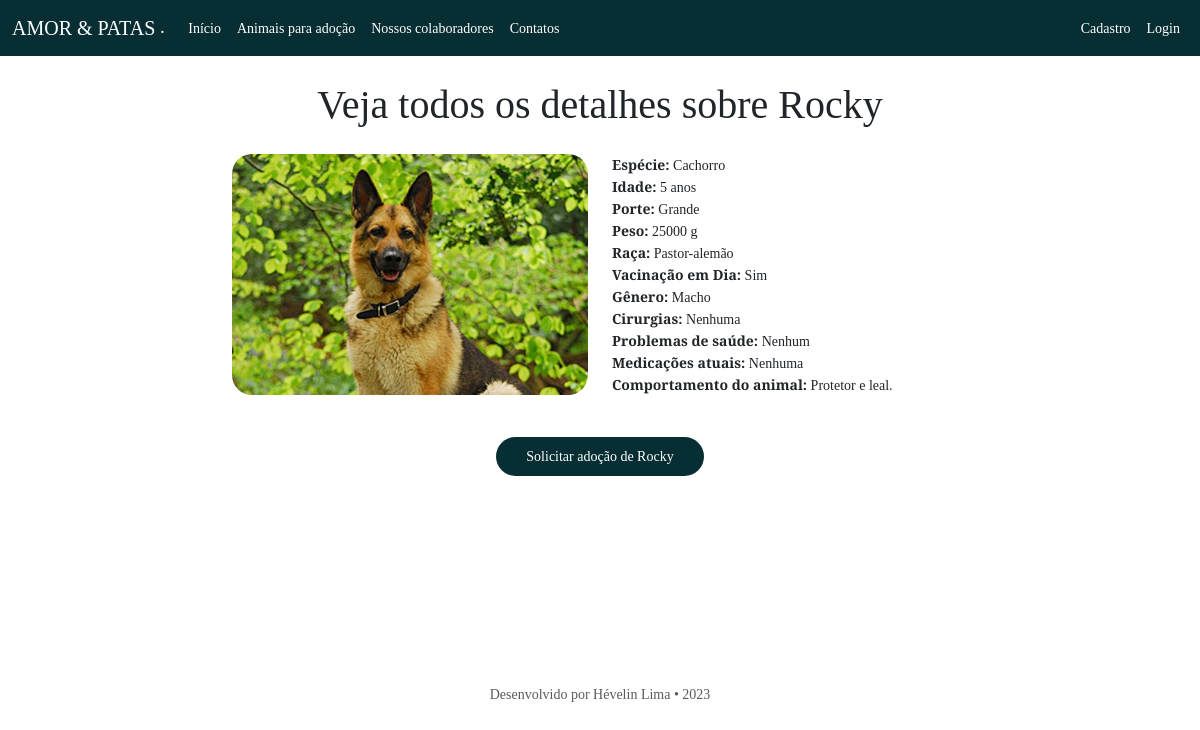
The app's page /card_animal/2 with its own data.
### animais/models.py (models this page shows, shortened)
class Animais(models.Model):
  vacinacao_choices = [
    ("Sim", "Sim"),
    ("Não", "Não")
  ]
  nome = models.CharField(max_length=100)
  especie = models.ForeignKey(Especies, on_delete=models.DO_NOTHING)
  idade = models.IntegerField(validators=[MinValueValidator(0)], default=1)
  porte = models.ForeignKey(Porte, on_delete=models.DO_NOTHING)
  peso = models.IntegerField(validators=[MinValueValidator(0)], default=1)
  raça = models.ForeignKey(Raca, on_delete=models.DO_NOTHING)
  vacinacao_em_dia = models.CharField(max_length=3, choices=vacinacao_choices, default="Sim")
  cirurgias = models.CharField(max_length=200, default='Nenhuma')
  problemas_de_saude = models.CharField(max_length=200, default='Nenhum')
  medicacoes_atuais = models.CharField(max_length=200, default='Nenhuma')
  genero = models.ForeignKey(Genero, on_delete=models.DO_NOTHING)
  comportamento = models.CharField(max_length=255, default='Comportamento padrão')
  photo = models.ImageField(upload_to='MEDIA_URL', blank=True, null=True)
  class Meta:
    verbose_name = "Animal"
    verbose_name_plural = "Registro de animais"
    ordering = ["nome"]

class Especies(models.Model):
  especie = models.CharField(max_length=30)
  nome_cientifico = models.CharField(max_length=30)
  descricao = models.TextField()
  def __str__(self) -> str:
    return self.especie
  class Meta:
    verbose_name = "Espécie"
    ordering = ["especie"]

class Porte(models.Model):
  tipo = models.CharField(max_length=30)
  descrição = models.TextField()
  def __str__(self) -> str:
    return self.tipo

class Raca(models.Model):
  raca = models.CharField(max_length=30)
  descricao = models.TextField()
  especie = models.ForeignKey(Especies, on_delete=models.DO_NOTHING)
  def __str__(self) -> str:
    return self.raca

class Genero(models.Model):
  genero = models.CharField(max_length=30)
  descricao = models.TextField()
  def __str__(self) -> str:
    return self.genero

### base/views.py (the view)
# urls.py: path('card_animal/<int:id>', views.card_animal, name="card_animal"),
def card_animal(request, id):
  card = Animais.objects.get(id = id)
  return render(request, "card_animais.html", {'card': card})

### base/templates/card_animais.html (shortened to what this page needs)
{% extends "base.html" %}
{% load static %}
{% block 'head' %} <link rel="stylesheet" href="{% static 'css/outros.css' %}"> {% endblock %}
{% block 'principal' %}
<div class="div-body">
    <div class="container">
        <h1 class="text-center h1-title">Veja todos os detalhes sobre {{ card.nome }}</h1>
        <div class="row justify-content-center">
            <div class="col-4 ">
                <img src="{{ card.photo.url }}" class="w-100 img-cards" alt="...">
            </div>
            <div class="col-4">
                <strong>Espécie:</strong> {{ card.especie }}<br>
                <strong>Idade:</strong> {{ card.idade }} anos<br>
                <strong>Porte:</strong> {{ card.porte }}<br>
                <strong>Peso:</strong> {{ card.peso }} g<br>
                <strong>Raça:</strong> {{ card.raça }}<br>
                <strong>Vacinação em Dia:</strong> {{ card.vacinacao_em_dia }}<br>
                <strong>Gênero:</strong> {{ card.genero }}<br>
                <strong>Cirurgias:</strong> {{ card.cirurgias }}<br>
                <strong>Problemas de saúde:</strong> {{ card.problemas_de_saude }}<br>
                <strong>Medicações atuais:</strong> {{ card.medicacoes_atuais }}<br>
                <strong>Comportamento do animal:</strong> {{ card.comportamento }}<br>
            </div>
        </div>
    </div>
    <div class="container text-center div-button">
        <a class="btn-primary btn-lg btn-enviar" href="{% url 'base:solicitacao_adocao' %}" target="_blank">Solicitar adoção de {{ card.nome }}</a>
    </div>
</div>
{% endblock %}

### templates/static/css/base.css (style rules this page uses)
body { font-family: "Source Serif 4", serif; line-height: 1.5; background: #ffffff; font-size: 14px; }
.h1-title { margin: 25px; }

### templates/static/css/outros.css (style rules this page uses)
.div-body { margin: 0; padding: 0; box-sizing: border-box; min-height: 76vh; display: flex; flex-direction: column; }
.h1-title { margin: 25px; }
.btn-enviar { margin: 20px 20px; padding-top: 12px; padding-bottom: 12px; padding-left: 30px; padding-right: 30px; border-radius: 30px; font-size: 14px; background: #072e33; color: #fff; text-decoration: none; transition: all 0.3 ease-in; }
.img-cards { border-radius: 20px; }
.div-button { margin-top: 50px; }

### records on screen
Animais: nome "Rocky", photo (picture), especie "Cachorro", idade "5", porte "Grande", peso "25000", raça "Pastor-alemão", vacinacao_em_dia "Sim", genero "Macho", cirurgias "Nenhuma", problemas_de_saude "Nenhum", medicacoes_atuais "Nenhuma", comportamento "Protetor e leal."
